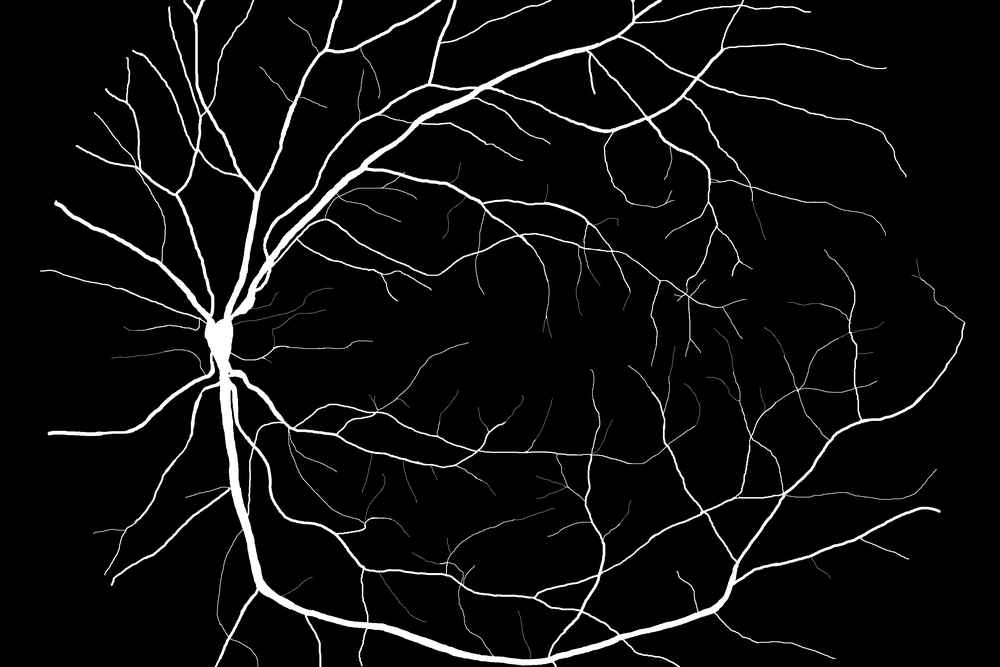
#> input picture diabetic_retinopathy_manualsegm/01_dr.tif, 1000 x 667 px, shrunk from 3504 x 2336 before the run; its folder holds only this picture in this run
$ python retina.py
#> lines starting #> are read from the running program, lines starting #| are printed output that depends on the picture; after the words box and inside, x2 and y2 are one past the last pixel; in counts of white or black regions, pixels touching at a corner belong together
import cv2
import os

# Function to find the centroid of a contour
def find_centroid(contour):
    M = cv2.moments(contour)
    if M["m00"] != 0:
        cx = int(M["m10"] / M["m00"])
        cy = int(M["m01"] / M["m00"])
        return (cx, cy)
    else:
        return None

# Path to the folder containing images
folder_path = "diabetic_retinopathy_manualsegm/"

# Iterate over each image in the folder
for filename in os.listdir(folder_path):
    if filename.endswith(".tif") or filename.endswith(".png"):  # Adjust file extensions as needed
        # Read the image
        image_path = os.path.join(folder_path, filename)
        image = cv2.imread(image_path)
#> image is the input picture: shape (667, 1000, 3); min 0, max 255, mean 13.2

        # Convert the image to grayscale
        gray = cv2.cvtColor(image, cv2.COLOR_BGR2GRAY)

        # Threshold the image to create a binary mask
        _, mask = cv2.threshold(gray, 127, 255, cv2.THRESH_BINARY)
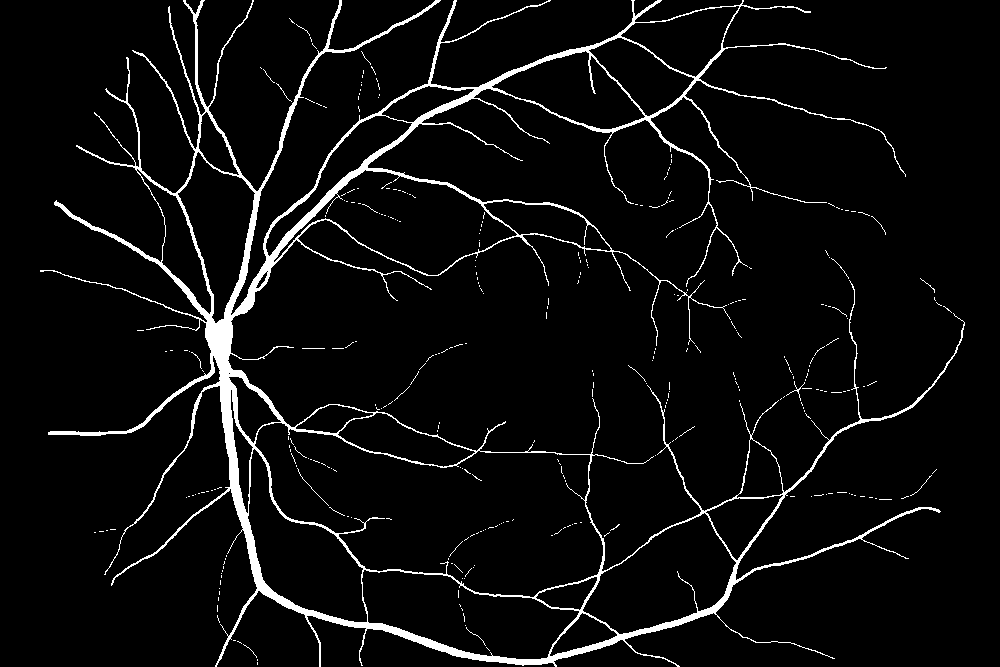
#> mask: shape (667, 1000); 5.1% white; 324 white regions (313 under 20 px)

        # Find contours in the binary mask
        contours, _ = cv2.findContours(mask, cv2.RETR_EXTERNAL, cv2.CHAIN_APPROX_SIMPLE)
#> contours = 228 contours, 227 with area under 20; largest, box (x1, y1, x2, y2) and area: (40, 0, 965, 667) 152593

        # Find the largest contour
        largest_contour = max(contours, key=cv2.contourArea)
#> largest_contour = contour of 7643 points, box (x1, y1, x2, y2) (40, 0, 965, 667), area 152593

        # Find the centroid of the largest contour
        centroid = find_centroid(largest_contour)
#> in find_centroid, `M = cv2.moments(contour)`: M = moments, m00 152593, centre m10/m00, m01/m00 = (446.5, 394.1)
#> in find_centroid, `cx = int(M["m10"] / M["m00"])`: cx = 446
#> in find_centroid, `cy = int(M["m01"] / M["m00"])`: cy = 394
#> centroid = (446, 394)

        if centroid is not None:
            # Draw a line through the centroid to represent the middle line
            cv2.line(image, (centroid[0], 0), (centroid[0], image.shape[0]), (0, 255, 0), 2)
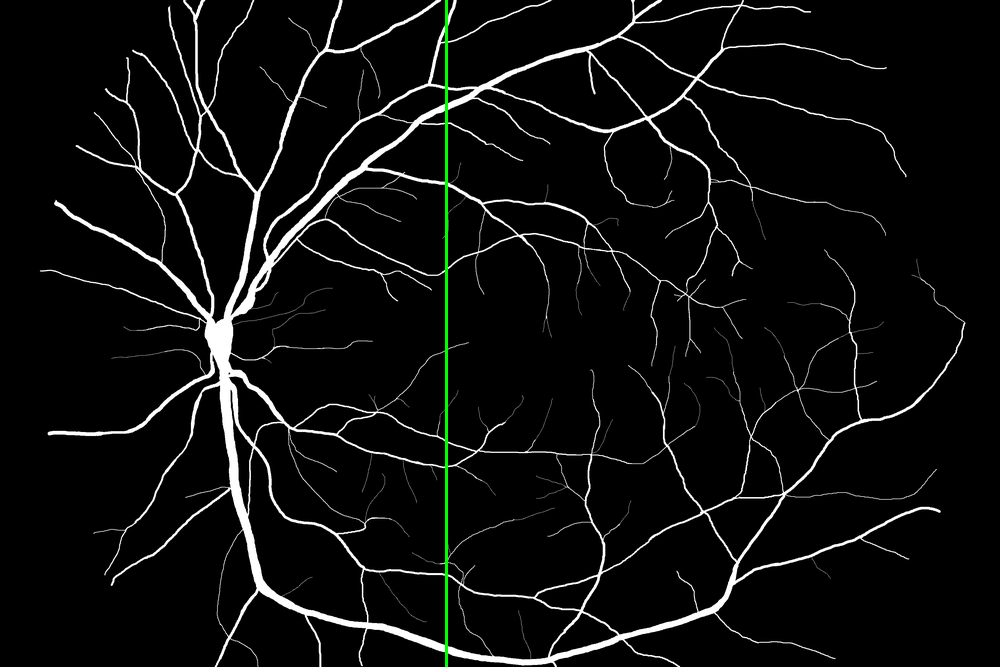
#> image: shape (667, 1000, 3); 0.3% of pixels changed, all inside (x1, y1, x2, y2) = (445, 0, 448, 667)

            # Display the image with the middle line
            cv2.imshow("Middle Line", image)
            cv2.waitKey(0)

# Close all OpenCV windows
cv2.destroyAllWindows()

$ run again, on diabetic_retinopathy_manualsegm/05_dr.tif
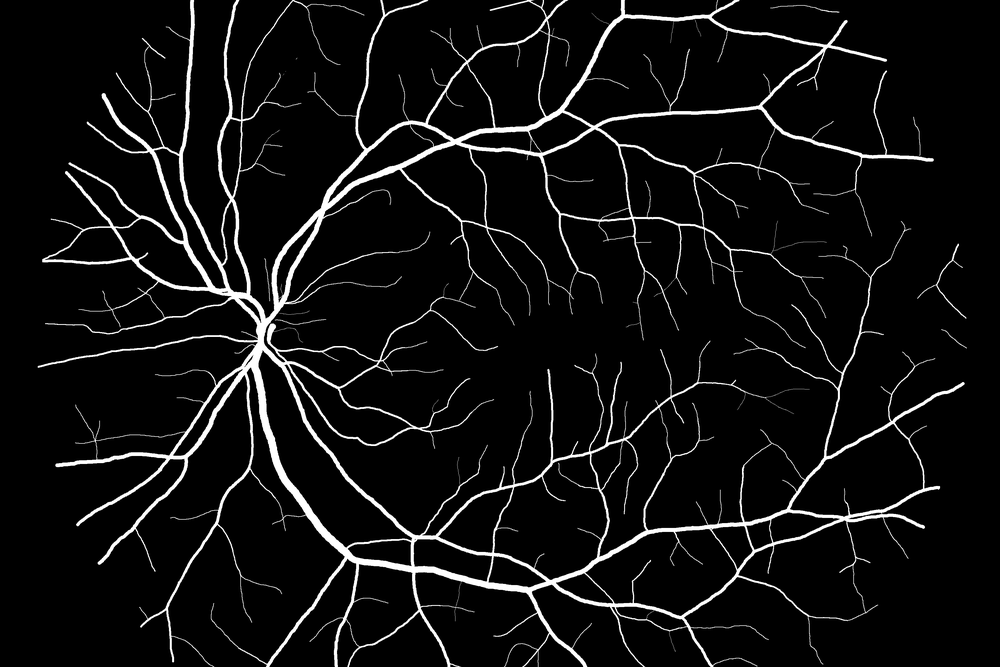
#> input picture diabetic_retinopathy_manualsegm/05_dr.tif, 1000 x 667 px, shrunk from 3504 x 2336 before the run
#> image is the input picture: shape (667, 1000, 3); min 0, max 255, mean 16.2
#> `_, mask = cv2.threshold(gray, 127, 255, cv2.THRESH_BINARY)`:
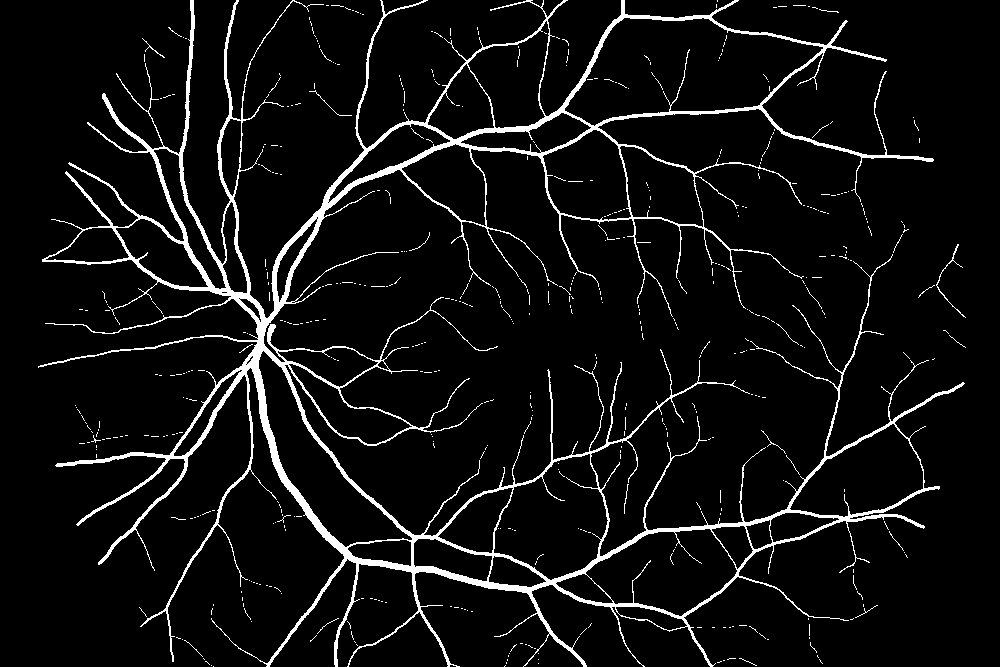
#> mask: shape (667, 1000); 6.3% white; 526 white regions (509 under 20 px)
#> contours = 463 contours, 461 with area under 20; largest, box (x1, y1, x2, y2) and area: (38, 0, 965, 667) 133502, (936, 244, 966, 318) 39
#> largest_contour = contour of 9661 points, box (x1, y1, x2, y2) (38, 0, 965, 667), area 133502
#> M = moments, m00 133501.5, centre m10/m00, m01/m00 = (510, 321.2)
#> cx = 509
#> cy = 321
#> centroid = (509, 321)
#> `cv2.line(image, (centroid[0], 0), (centroid[0], image.shape[0]), (0, 2..`:
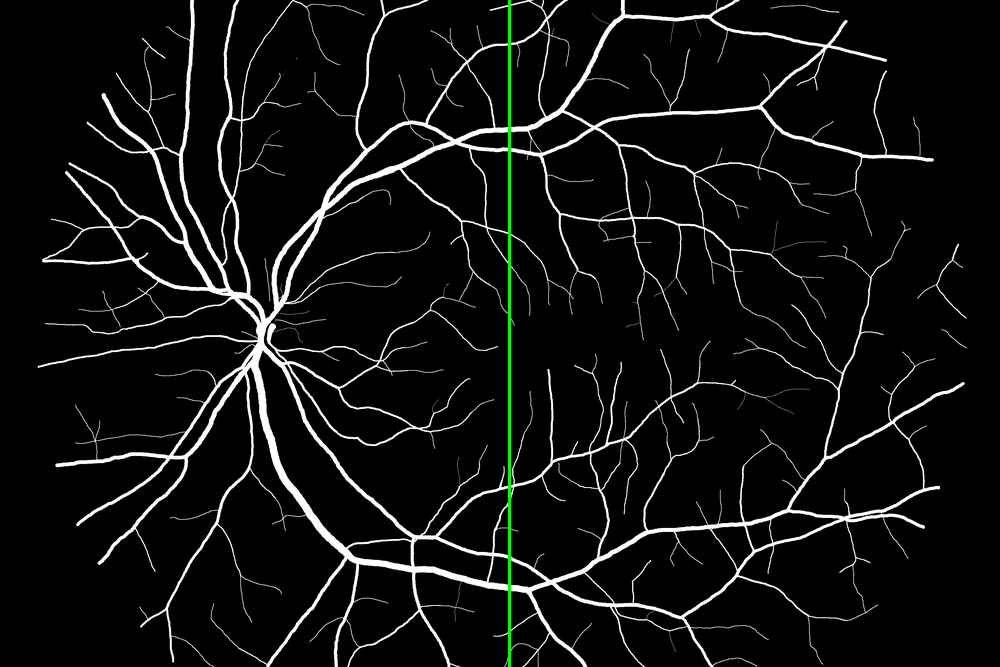
#> image: shape (667, 1000, 3); 0.3% of pixels changed, all inside (x1, y1, x2, y2) = (508, 0, 511, 667)

$ run again, on diabetic_retinopathy_manualsegm/06_dr.tif
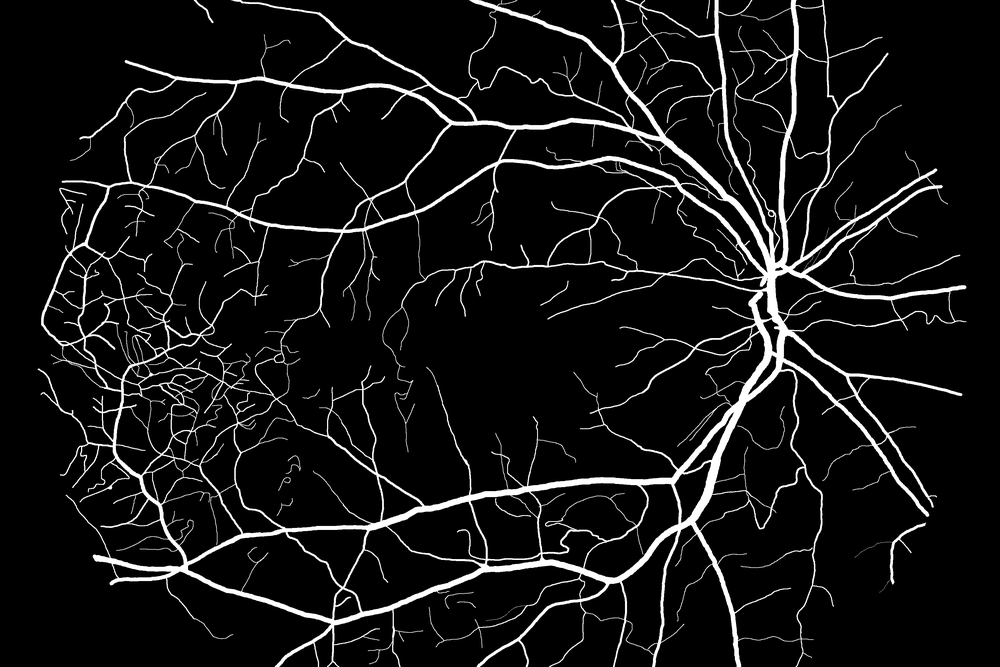
#> input picture diabetic_retinopathy_manualsegm/06_dr.tif, 1000 x 667 px, shrunk from 3504 x 2336 before the run
#> image is the input picture: shape (667, 1000, 3); min 0, max 255, mean 19.8
#> `_, mask = cv2.threshold(gray, 127, 255, cv2.THRESH_BINARY)`:
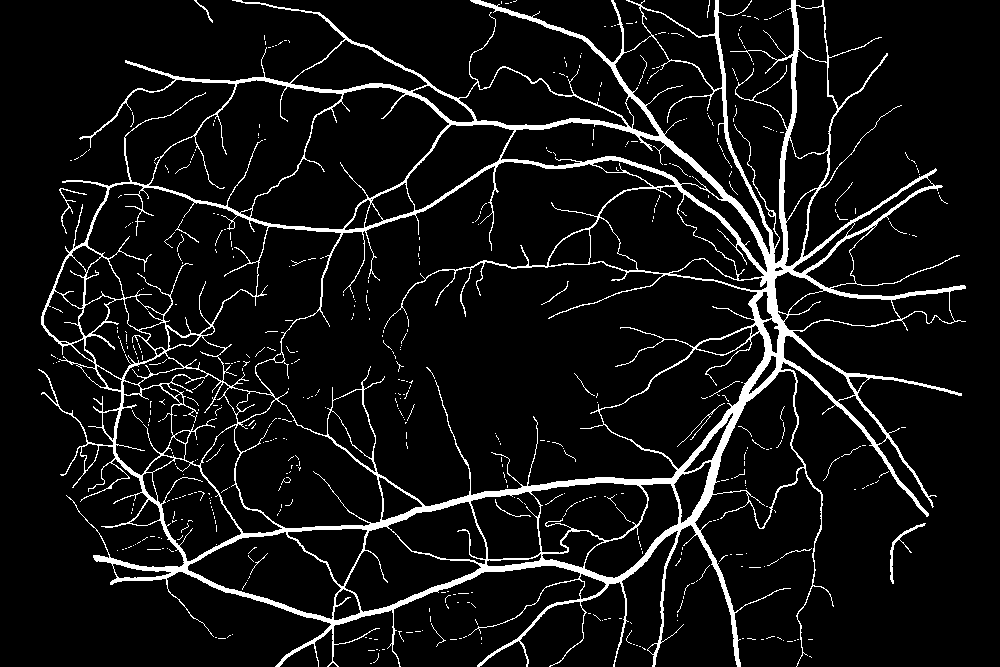
#> mask: shape (667, 1000); 7.7% white; 521 white regions (499 under 20 px)
#> contours = 193 contours, 189 with area under 20; largest, box (x1, y1, x2, y2) and area: (38, 0, 966, 667) 355404, (890, 523, 926, 584) 147, (59, 188, 87, 234) 36, (194, 0, 213, 23) 27
#> largest_contour = contour of 5940 points, box (x1, y1, x2, y2) (38, 0, 966, 667), area 355404
#> M = moments, m00 355404.5, centre m10/m00, m01/m00 = (463.1, 323.9)
#> cx = 463
#> cy = 323
#> centroid = (463, 323)
#> `cv2.line(image, (centroid[0], 0), (centroid[0], image.shape[0]), (0, 2..`:
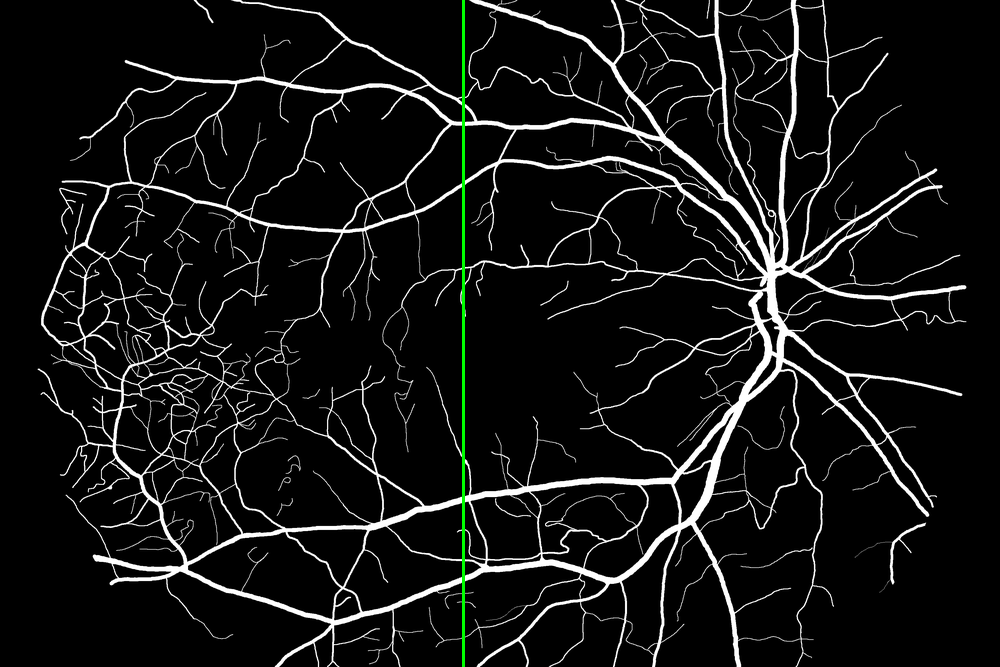
#> image: shape (667, 1000, 3); 0.3% of pixels changed, all inside (x1, y1, x2, y2) = (462, 0, 465, 667)

$ run again, on diabetic_retinopathy_manualsegm/07_dr.tif
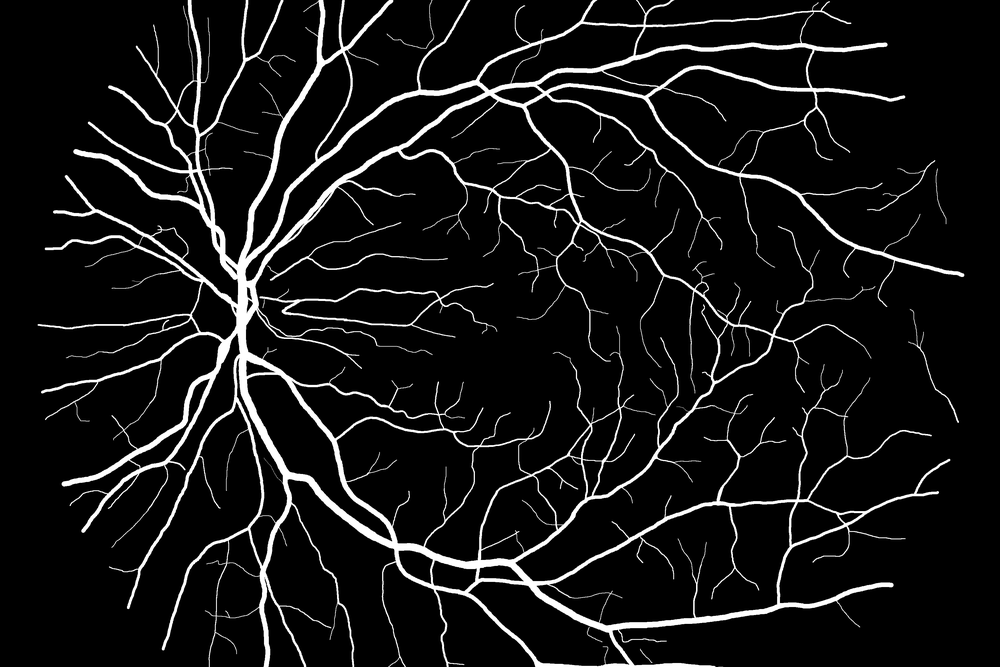
#> input picture diabetic_retinopathy_manualsegm/07_dr.tif, 1000 x 667 px, shrunk from 3504 x 2336 before the run
#> image is the input picture: shape (667, 1000, 3); min 0, max 255, mean 20.2
#> `_, mask = cv2.threshold(gray, 127, 255, cv2.THRESH_BINARY)`:
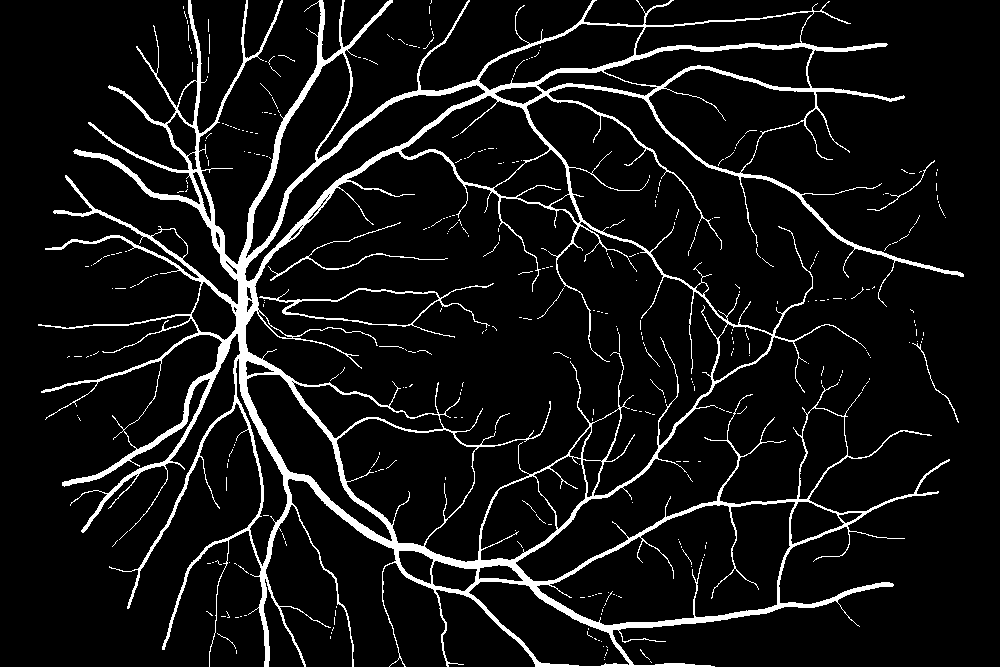
#> mask: shape (667, 1000); 7.9% white; 364 white regions (351 under 20 px)
#> contours = 198 contours, 195 with area under 20; largest, box (x1, y1, x2, y2) and area: (38, 0, 964, 667) 260866, (912, 343, 959, 423) 36, (867, 160, 935, 211) 29
#> largest_contour = contour of 8409 points, box (x1, y1, x2, y2) (38, 0, 964, 667), area 260866
#> M = moments, m00 260866, centre m10/m00, m01/m00 = (494.6, 333.1)
#> cx = 494
#> cy = 333
#> centroid = (494, 333)
#> `cv2.line(image, (centroid[0], 0), (centroid[0], image.shape[0]), (0, 2..`:
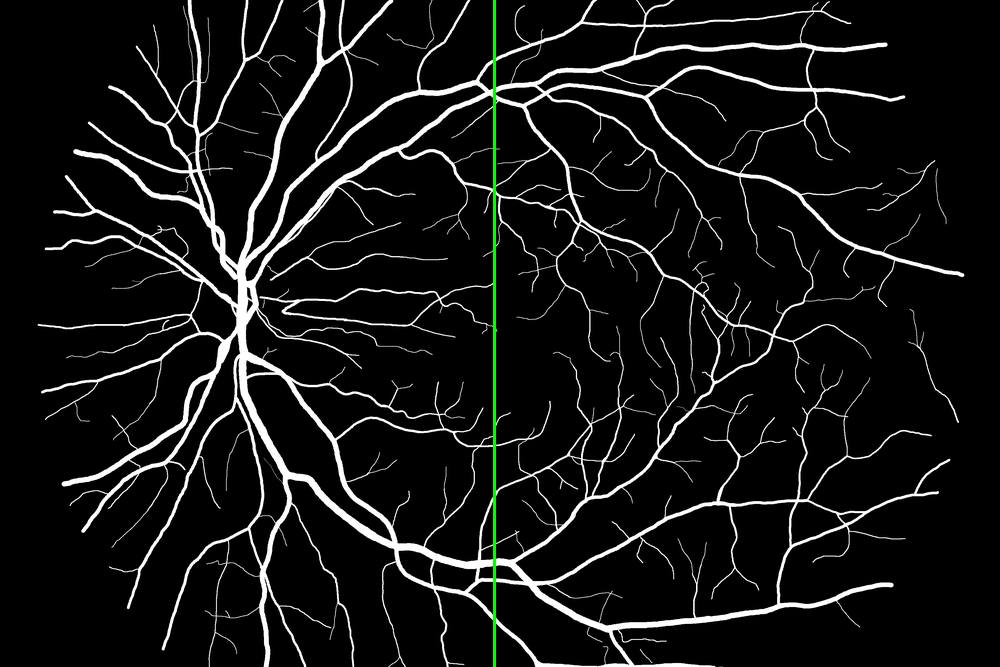
#> image: shape (667, 1000, 3); 0.3% of pixels changed, all inside (x1, y1, x2, y2) = (493, 0, 496, 667)
